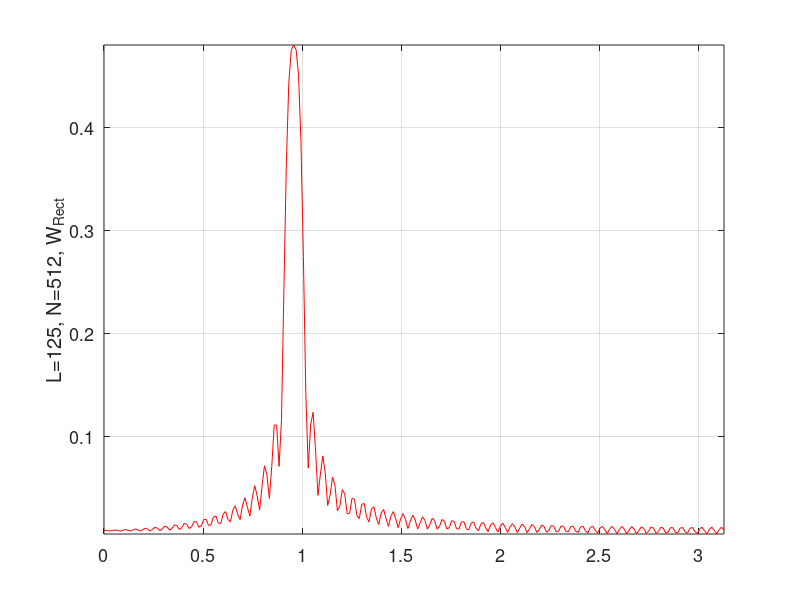
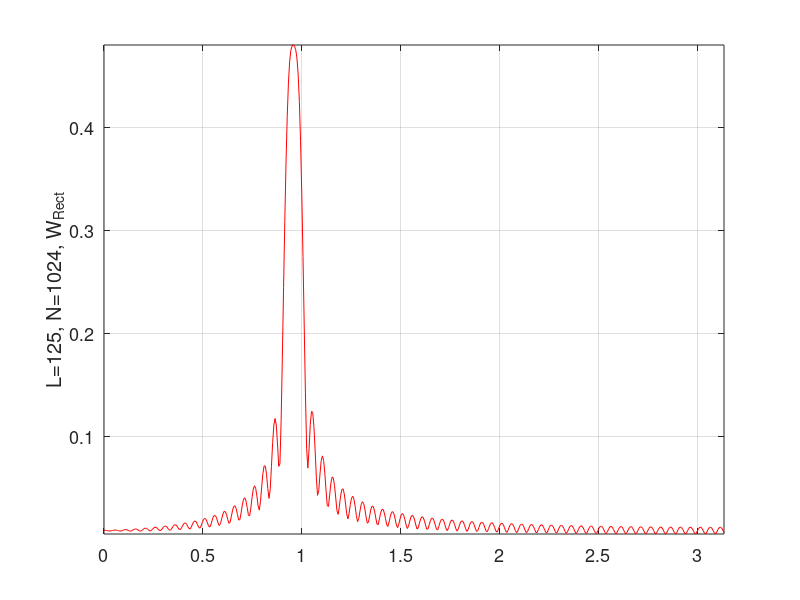
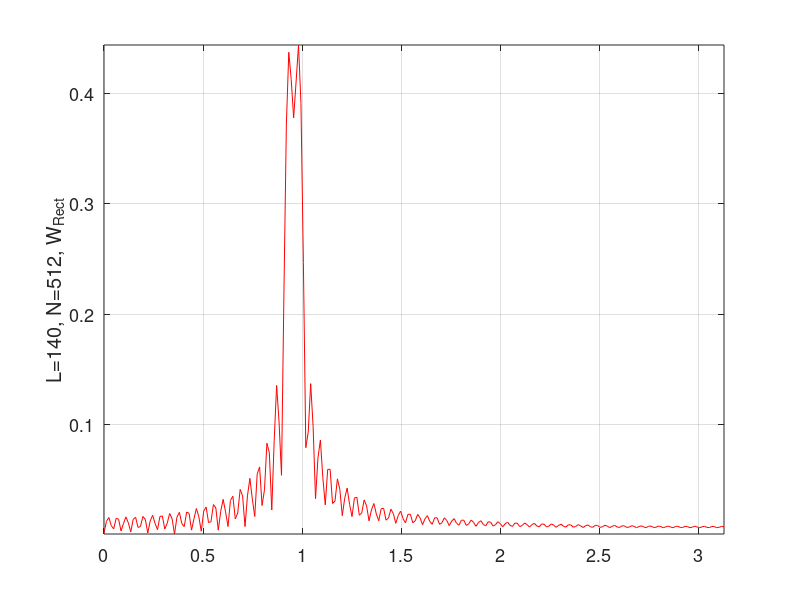
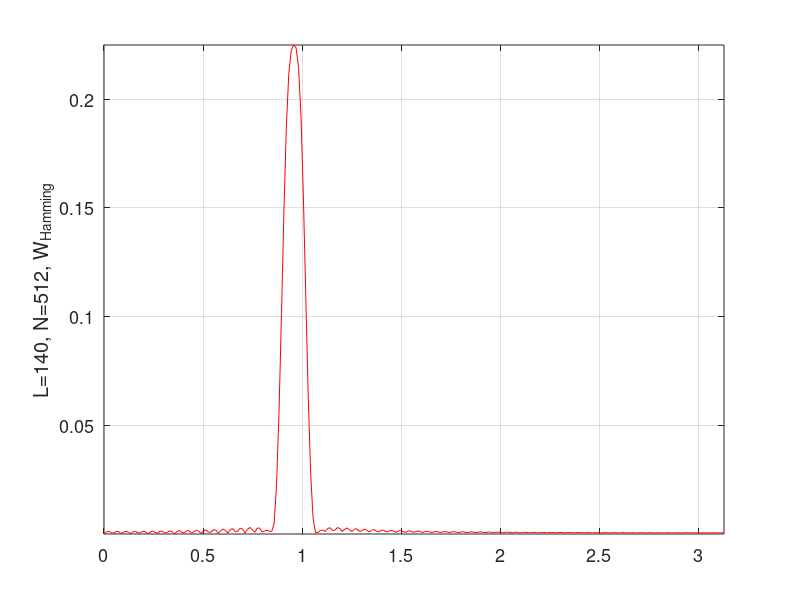

Here is the MATLAB script that generated these plots, in order:
% file: e9_1_windows_resolving2.m 
% Example: Resolving two closely-spaced sinusoids, using various window types and lengths.
clear; close all; set(0,'defaultAxesfontsize',13); 
 set(0, 'defaultFigurePosition',[100,100,600,300]);
w1 = 0.3, w2=0.31  % two closely spaced frequencies
L=125;N=512;       % 1st case, with short lengths and rectangular window
X=cos(w1*pi*[0:L-1])+cos(w2*pi*[0:L-1]);  % the signal, 2 closely-spaced cosines
FX=abs(fft(X,N))/L;
K=[1:N/2];W=(K-1)*2*pi/N;
figure, plot(W,FX(K),'r'),axis tight,grid, ylabel('L=125, N=512, W_{Rect}')

L=125;N=1024;      % 2nd case, with doubled FFT dataset and rectangular window
FX=abs(fft(X,N))/L;
K=[1:N/2];W=(K-1)*2*pi/N;
figure, plot(W,FX(K),'r'),axis tight,grid, ylabel('L=125, N=1024, W_{Rect}')

L=140;N=512;        % 3rd case, with slightly longer rectangular window
X=cos(w1*pi*[0:L-1])+cos(w2*pi*[0:L-1]);  % repeat formula with new length L
FX=abs(fft(X,N))/L;
K=[1:N/2];W=(K-1)*2*pi/N;
figure, plot(W,FX(K),'r'),axis tight,grid, ylabel('L=140, N=512, W_{Rect}')

L=140;N=512;        % 4th case, with Hamming window
X=cos(w1*pi*[0:L-1])+cos(w2*pi*[0:L-1]);  % repeat formula with new length L
h = 0.54-0.46*cos(2*pi*[0:L-1]/(L-1));    % Hamming window values
Xh=X.*h;                                  % apply Hamming window
FX=abs(fft(Xh,N))/L;
K=[1:N/2];W=(K-1)*2*pi/N;
figure, plot(W,FX(K),'r'),axis tight,grid, ylabel('L=140, N=512, W_{Hamming}')

figure,hold,plot(X),axis tight,grid, title('x[n] and w_{Hamming}'),
  plot(h),axis tight,grid,hold off
